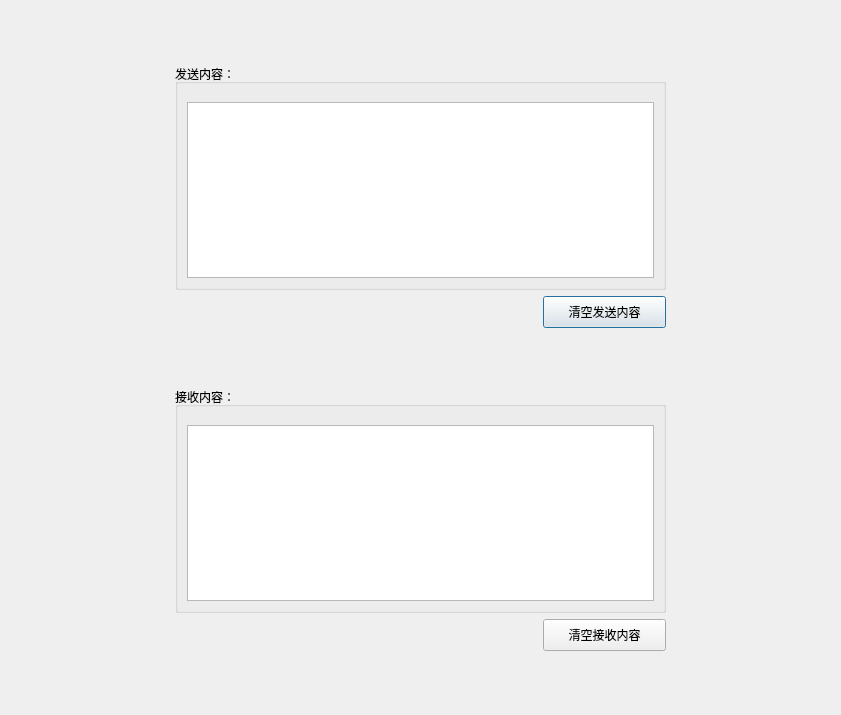
<?xml version="1.0" encoding="UTF-8"?>
<ui version="4.0">
 <class>DebugWindow</class>
 <widget class="QDialog" name="DebugWindow">
  <property name="geometry">
   <rect>
    <x>0</x>
    <y>0</y>
    <width>841</width>
    <height>715</height>
   </rect>
  </property>
  <property name="windowTitle">
   <string>Dialog</string>
  </property>
  <layout class="QGridLayout" name="gridLayout_2" columnstretch="1,3,1">
   <item row="0" column="0">
    <spacer name="horizontalSpacer_3">
     <property name="orientation">
      <enum>Qt::Horizontal</enum>
     </property>
     <property name="sizeHint" stdset="0">
      <size>
       <width>158</width>
       <height>20</height>
      </size>
     </property>
    </spacer>
   </item>
   <item row="0" column="1">
    <layout class="QVBoxLayout" name="verticalLayout_4" stretch="1,5,1,5,1">
     <item>
      <spacer name="verticalSpacer_3">
       <property name="orientation">
        <enum>Qt::Vertical</enum>
       </property>
       <property name="sizeHint" stdset="0">
        <size>
         <width>20</width>
         <height>40</height>
        </size>
       </property>
      </spacer>
     </item>
     <item>
      <layout class="QVBoxLayout" name="verticalLayout" stretch="7,1">
       <item>
        <widget class="QGroupBox" name="groupBox">
         <property name="title">
          <string>发送内容：</string>
         </property>
         <layout class="QGridLayout" name="gridLayout" rowstretch="1,20">
          <property name="spacing">
           <number>0</number>
          </property>
          <item row="1" column="0">
           <widget class="QPlainTextEdit" name="sendContext"/>
          </item>
          <item row="0" column="0">
           <spacer name="verticalSpacer">
            <property name="orientation">
             <enum>Qt::Vertical</enum>
            </property>
            <property name="sizeHint" stdset="0">
             <size>
              <width>20</width>
              <height>40</height>
             </size>
            </property>
           </spacer>
          </item>
         </layout>
        </widget>
       </item>
       <item>
        <layout class="QHBoxLayout" name="horizontalLayout" stretch="3,1">
         <item>
          <spacer name="horizontalSpacer">
           <property name="orientation">
            <enum>Qt::Horizontal</enum>
           </property>
           <property name="sizeHint" stdset="0">
            <size>
             <width>40</width>
             <height>20</height>
            </size>
           </property>
          </spacer>
         </item>
         <item>
          <widget class="QPushButton" name="sendTxtClearBtn">
           <property name="sizePolicy">
            <sizepolicy hsizetype="Minimum" vsizetype="Expanding">
             <horstretch>0</horstretch>
             <verstretch>0</verstretch>
            </sizepolicy>
           </property>
           <property name="text">
            <string>清空发送内容</string>
           </property>
          </widget>
         </item>
        </layout>
       </item>
      </layout>
     </item>
     <item>
      <spacer name="verticalSpacer_4">
       <property name="orientation">
        <enum>Qt::Vertical</enum>
       </property>
       <property name="sizeHint" stdset="0">
        <size>
         <width>20</width>
         <height>40</height>
        </size>
       </property>
      </spacer>
     </item>
     <item>
      <layout class="QVBoxLayout" name="verticalLayout_3" stretch="7,1">
       <item>
        <widget class="QGroupBox" name="groupBox_2">
         <property name="title">
          <string>接收内容：</string>
         </property>
         <layout class="QVBoxLayout" name="verticalLayout_2" stretch="1,20">
          <property name="spacing">
           <number>0</number>
          </property>
          <item>
           <spacer name="verticalSpacer_2">
            <property name="orientation">
             <enum>Qt::Vertical</enum>
            </property>
            <property name="sizeHint" stdset="0">
             <size>
              <width>20</width>
              <height>40</height>
             </size>
            </property>
           </spacer>
          </item>
          <item>
           <widget class="QPlainTextEdit" name="receiveContext"/>
          </item>
         </layout>
        </widget>
       </item>
       <item>
        <layout class="QHBoxLayout" name="horizontalLayout_2" stretch="3,1">
         <item>
          <spacer name="horizontalSpacer_2">
           <property name="orientation">
            <enum>Qt::Horizontal</enum>
           </property>
           <property name="sizeHint" stdset="0">
            <size>
             <width>40</width>
             <height>20</height>
            </size>
           </property>
          </spacer>
         </item>
         <item>
          <widget class="QPushButton" name="receiveTxtClearBtn">
           <property name="sizePolicy">
            <sizepolicy hsizetype="Minimum" vsizetype="Expanding">
             <horstretch>0</horstretch>
             <verstretch>0</verstretch>
            </sizepolicy>
           </property>
           <property name="text">
            <string>清空接收内容</string>
           </property>
          </widget>
         </item>
        </layout>
       </item>
      </layout>
     </item>
     <item>
      <spacer name="verticalSpacer_5">
       <property name="orientation">
        <enum>Qt::Vertical</enum>
       </property>
       <property name="sizeHint" stdset="0">
        <size>
         <width>20</width>
         <height>40</height>
        </size>
       </property>
      </spacer>
     </item>
    </layout>
   </item>
   <item row="0" column="2">
    <spacer name="horizontalSpacer_4">
     <property name="orientation">
      <enum>Qt::Horizontal</enum>
     </property>
     <property name="sizeHint" stdset="0">
      <size>
       <width>158</width>
       <height>20</height>
      </size>
     </property>
    </spacer>
   </item>
  </layout>
  <zorder>groupBox</zorder>
  <zorder>groupBox_2</zorder>
  <zorder>groupBox</zorder>
  <zorder>verticalSpacer_3</zorder>
  <zorder>verticalSpacer_4</zorder>
  <zorder>verticalSpacer_5</zorder>
  <zorder>horizontalSpacer_3</zorder>
  <zorder>horizontalSpacer_4</zorder>
 </widget>
 <resources/>
 <connections/>
</ui>
